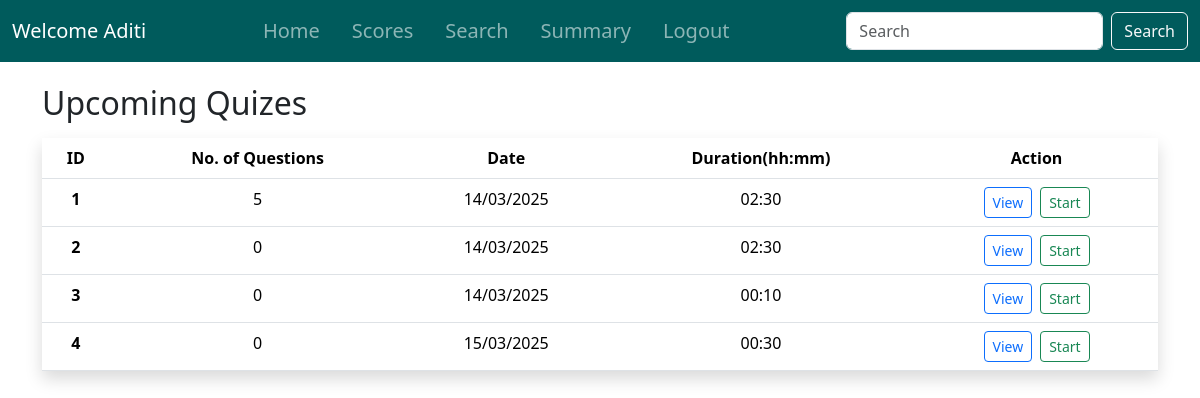
The page /dashboard (signed in) on the database its author committed.
### controllers/models.py (models this page shows, shortened)
class User(db.Model, UserMixin):
    __tablename__ = 'user'
    id = db.Column(db.Integer, primary_key=True)
    fullname = db.Column(db.String(200), nullable=False)
    email = db.Column(db.String(150), unique=True, nullable=False)
    username = db.Column(db.String(100), unique=True, nullable=False)
    dob = db.Column(db.Date, nullable=False)
    qualification = db.Column(db.String(200))
    document_path = db.Column(db.String(length=200), nullable=False)  # Path to uploaded document
    password = db.Column(db.String(60), nullable=False)

class Quiz(db.Model):
    id = db.Column(db.Integer, primary_key=True)
    chapter_id = db.Column(db.Integer, db.ForeignKey('chapter.id'), nullable=False)
    subject_id = db.Column(db.Integer, db.ForeignKey('subject.id'), nullable=False)
    date_of_quiz = db.Column(db.DateTime, default=func.now())
    time_duration = db.Column(db.String(10))  # HH:MM format
    remarks = db.Column(db.Text)
    questions = db.relationship('Question', backref='quiz', cascade='all, delete-orphan')
    scores = db.relationship('Score', backref='quiz', cascade='all, delete-orphan')
    subject = db.relationship('Subject', backref='quizzes')
    @hybrid_property
    def no_of_questions(self):
        return len(self.questions)
    @hybrid_property
    def formatted_date(self):
        return self.date_of_quiz.strftime("%d/%m/%Y") if self.date_of_quiz else None

### controllers/routes.py (the view)
@app.route('/dashboard')
@login_required
def dashboard():
    if isinstance(current_user, Admin):
        subjects = Subject.query.all()
        return render_template('dashboard.html', subjects=subjects)
    if isinstance(current_user, User):
        quizes = Quiz.query.all()
        return render_template('student_dashboard.html', quizes=quizes)
    return render_template('dashboard.html')

### controllers/models.py (called while the page is built)
@login_manager.user_loader
def load_user(user_id):
    try:
        user_type, id = user_id.split('-')
        id = int(id)
        if user_type == 'admin':
            return Admin.query.get(id)
        else:
            return User.query.get(id)
    except (ValueError, AttributeError):
        print(f"ERROR: Invalid user_id: {user_id}")
        return None

### controllers/templates/student_dashboard.html (shortened to what this page needs)
{% extends 'base.html' %}
{% block content %}
    <div class="container mt-4">
            <h2>Upcoming Quizes</h2>
            {% if quizes %}
                <table class="table table-hover shadow mt-3">
                    <thead>
                        <tr>
                            <th scope="col" class="text-center">ID</th>
                            <th scope="col" class="text-center">No. of Questions</th>
                            <th scope="col" class="text-center">Date</th>
                            <th scope="col" class="text-center">Duration(hh:mm)</th>
                            <th scope="col" class="text-center">Action</th>
                        </tr>
                    </thead>
                    <tbody>
                        {% for quiz in quizes %}
                            <tr>
                                <th scope="col" class="text-center">{{ loop.index }}</th>
                                <td class="text-center">{{quiz.no_of_questions}}</td>
                                <td class="text-center">{{quiz.formatted_date}}</td>
                                <td class="text-center">{{quiz.time_duration}}</td>
                                <td class="text-center">
                                    <div class="d-flex justify-content-center gap-2">
                                        <a href="{{url_for('view_quiz', quiz_id=quiz.id)}}" class="btn btn-outline-primary btn-sm">View</a>
                                        <a href="{{url_for('exam_portal', quiz_id=quiz.id)}}" class="btn btn-outline-success btn-sm">Start</a>
                                    </div>
                                </td>
                            </tr>
                        {% endfor %}
                    </tbody>
                </table>
            {% else %}
                <div class="container"><h3 style="color: #808080;">Oops! Seems like no upcoming quizes. They will added soon</h3></div>
            {% endif %}
    </div>
{% endblock%}

### controllers/templates/base.html (shortened to what this page needs)
<!doctype html>
<html lang="en">
<head>
    <link rel="stylesheet" href="https://cdnjs.cloudflare.com/ajax/libs/font-awesome/6.0.0-beta3/css/all.min.css">
    <link href="https://cdn.jsdelivr.net/npm/bootstrap@5.3.3/dist/css/bootstrap.min.css" rel="stylesheet"
>
    <link rel="stylesheet" href="../static/styles.css">
</head>
<body class="d-flex flex-column min-vh-100">
    <header>
        <nav class="navbar navbar-expand-lg navbar-dark fixed-top color custom-navbar">
            <div class="container-fluid">
                {% if current_user.is_authenticated %}
                <a class="navbar-brand me-auto" href="#">
                    Welcome {{ current_user.username if current_user.username else current_user.email.split('@')[0] }}
                </a>
                <div class="collapse navbar-collapse justify-content-center" id="navbarNavAltMarkup">
                    <div class="navbar-nav">
                        <a class="nav-link fs-5 px-3 py-2" aria-current="page" href="{{url_for('dashboard')}}">Home</a>
                        {% if current_user.__tablename__ == 'admin' %}
                            <a class="nav-link fs-5 px-3 py-2" href="{{url_for('quiz_management')}}">Quiz</a>
                        {% elif current_user.__tablename__ == 'user' %}
                            <a class="nav-link fs-5 px-3 py-2" href="{{ url_for('quiz_scores', user_id=current_user.id)}}">Scores</a>
                        {% endif %}
                        <a class="nav-link fs-5 px-3 py-2" href="{{url_for('search')}}">Search</a>
                        <a class="nav-link fs-5 px-3 py-2" href="#">Summary</a>
                        <a class="nav-link fs-5 px-3 py-2" href="{{url_for('logout')}}">Logout</a>
                    </div>
                </div>
                <form class="d-flex ms-auto">
                    <input class="form-control me-2" type="search" placeholder="Search" aria-label="Search">
                    <button class="btn btn-outline-light" type="submit">Search</button>
                </form>
                {% endif %}
            </div>
        </nav>
    </header>
    <main class="flex-grow-1">
        {% block content %}
        {% endblock %}
    </main>
</body>
</html>

### controllers/static/styles.css (style rules this page uses)
body { padding-top: 60px; }
.custom-navbar { background-color: #005B5C; }

### rows shown on the page
User: username "Aditi"
Quiz: no_of_questions "5", formatted_date "14/03/2025", time_duration "02:30"
Quiz: no_of_questions "0", formatted_date "14/03/2025", time_duration "02:30"
Quiz: no_of_questions "0", formatted_date "14/03/2025", time_duration "00:10"
Quiz: no_of_questions "0", formatted_date "15/03/2025", time_duration "00:30"
